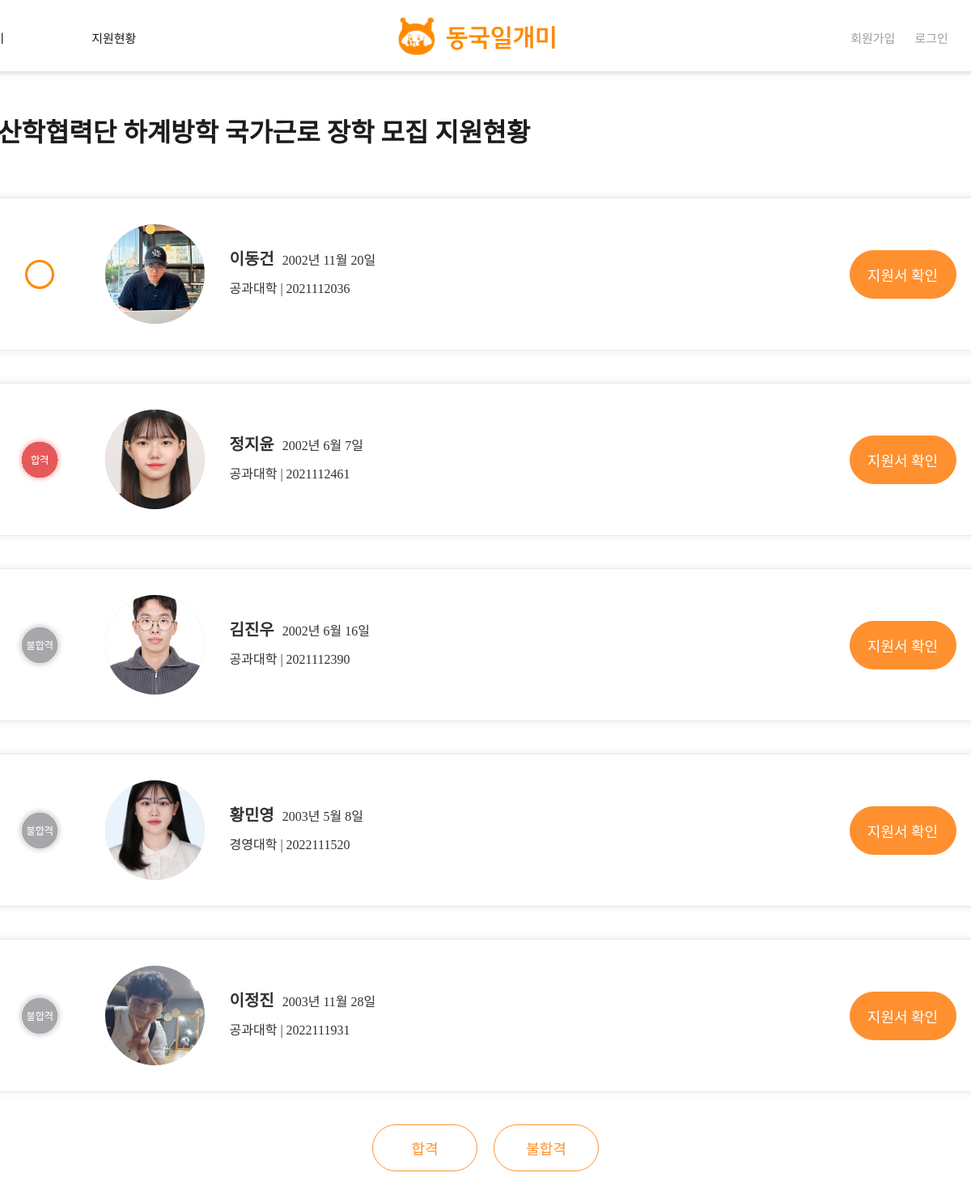
The app's page /users/staff-appslist/26, older data.
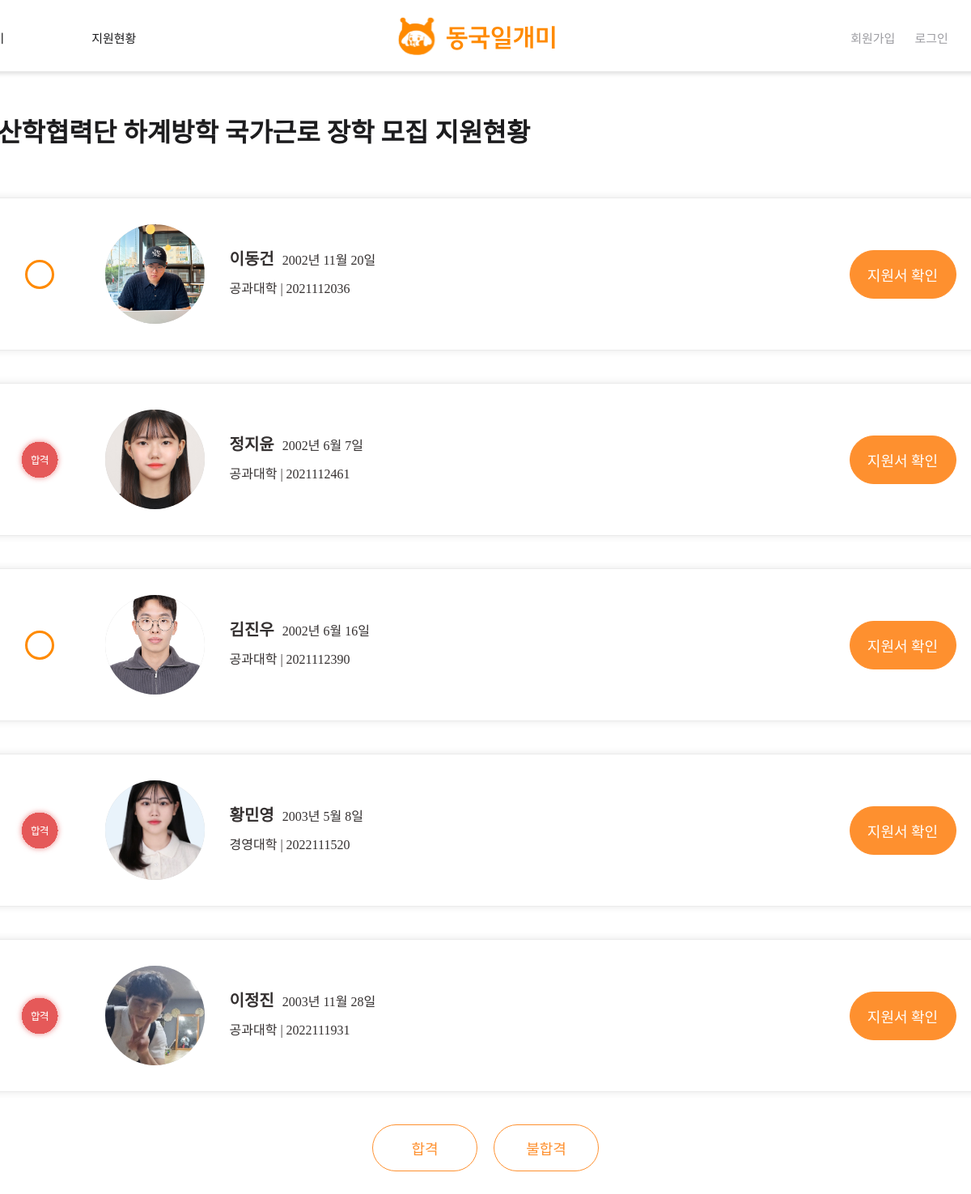
The same page, newer data.
### main/models.py (models this page shows, shortened)
class Post(models.Model):
    writer = models.ForeignKey(User, null=False, blank=False, on_delete=models.CASCADE)
    title = models.CharField(max_length=50)
    organization = models.CharField(max_length=50, null=True)
    department = models.CharField(max_length=50, null=True)
    is_income_bracket = models.PositiveIntegerField(null=False, default=0) #boolean
    start_date = models.DateField(null=True)
    end_date = models.DateField(null=True)
    deadline = models.DateField(null=True)
    day_left = models.IntegerField(null=True)
    place = models.CharField(max_length=50, blank=False)
    time = models.TextField(null=False)
    recruitment = models.PositiveIntegerField(default=0)
    wage = models.PositiveIntegerField(null=True, default=0)
    body = models.TextField()
    file = models.ImageField(upload_to="post/", blank=True, null=True)
    pub_date = models.DateTimeField()
    scrap = models.ManyToManyField(User, related_name='scraped', blank=True, default=None)
    scrap_count = models.PositiveIntegerField(default=0)
    applicated_count = models.PositiveIntegerField(default=0)

class Application(models.Model):
    post = models.ForeignKey(Post, null=False, related_name="applications", blank=False, on_delete=models.CASCADE)
    writer = models.ForeignKey(User, null=False, blank=False, on_delete=models.CASCADE)
    is_accepted = models.PositiveIntegerField(null=False, default=0)
    file = models.FileField(upload_to="application_file/", blank=True, null=True)

### accounts/models.py (models this page shows)
class Profile(models.Model):
    student_or_staff = models.CharField(max_length=20, blank=False)
    user = models.OneToOneField(User, on_delete=models.CASCADE)
    name = models.CharField(max_length=5, blank=False)
    GENDER_M = "male"
    GENDER_F = "female"
    GENDER_CHOICES = (
    	(GENDER_M, "Male"),
        (GENDER_F, "Female"),
    )
    gender = models.CharField(choices=GENDER_CHOICES, max_length=10, blank=True)
    birth = models.DateField(blank=False, null=True)
    photo = models.ImageField(upload_to="user_photo/", blank=True)
    department = models.CharField(max_length=20, blank=True)
    phone = models.CharField(max_length=20, blank=True)
    email = models.CharField(max_length=50, blank=False)
    student_number = models.CharField(max_length=10, blank=False)
    income = models.PositiveIntegerField(null=True, default=0)
    certification_student = models.FileField(upload_to="student_certification/", blank=True)
    certification_staff = models.FileField(upload_to="staff_certification/",blank=True)

### users/views.py (the view)
# urls.py: path('staff-appslist/<int:post_id>', staff_appslist, name="staff-appslist"),
def staff_appslist(request, post_id):
    post = get_object_or_404(Post, pk=post_id)
    applications = Application.objects.filter(post_id=post_id)
    return render(request, 'users/staff_appslist.html', {'applications': applications, 'post': post})

### users/templates/users/staff_appslist.html (shortened to what this page needs)
{% extends 'base.html' %}
{% load static %}
{% block content %}
<link
    rel="stylesheet"
    type="text/css"
    href="{% static 'css/users/staff_appslist.css'%}"
/>
<form action="{% url 'users:check-result' post.id %}" method="POST" enctype="multipart/form-data">
<div class="appslist">
    <div class="title">
        <div class="backBtn">
            <span id="word">{{post.organization}} {{post.title}} 지원현황</span>
        </div>
    </div>
    <div class="cardFrame">
        {% for app in applications %}
            <div class="card">
                <div class="cardPadding">
                    <div class="cardContent">
                            {% if app.is_accepted == 0 %}
                            <div class="fake">
                                <label for="checkbox{{ forloop.counter }}" class="custom-label"></label>
                            </div>
                        {% elif app.is_accepted == 1 %}
                            <div class="fake">
                                <img class="passFail" src="{% static 'images/icons/faillee.svg' %}" />
                            </div>
                        {% elif app.is_accepted == 2 %}
                            <div class="fake">
                                <img class="passFail" src="{% static 'images/icons/passlee.svg' %}" />
                            </div>
                        {% endif %}
                        <div class="img">
                            <div class="profileImage">
                                <img src="{{ app.writer.profile.photo.url }}" />
                            </div>
                        </div>
                        <div class="cardText">
                            <span class="ct"><span class="ct" id="bold">{{ app.writer.profile.name }}</span>{{app.writer.profile.birth}}</span>
                            <span class="ct">{{app.writer.profile.department}} | {{app.writer.profile.student_number}}</span>
                        </div>
                    </div>
                    <div class="cardBtnFrame">
                        <a href="{% url 'users:staff-studentappfile' post.id app.writer.id %}">
                            <div class="cardBtn">지원서 확인</div>
                        </a>
                    </div>
                </div>
            </div>
        {% endfor %}
        <div class="passfail">
            <button type="button" class="appBtn" id="pass">합격</button>
            <button type="button" class="appBtn" id="fail">불합격</button>
        </div>
    </div>
</div>
</form>
{% endblock %}

### project/templates/base.html (shortened to what this page needs)
<!DOCTYPE html>
{% load static %}
<html lang="ko">
  <head>
  </head>
  <body style="margin: 0px; overflow-x: hidden;">
    <div class="container">
      {% include 'shared/_topnav.html' %}
      <div class="baseContent">{% block content %} {% endblock %}</div>
    </div>
  </body>
</html>

### project/templates/shared/_topnav.html (shortened to what this page needs)
{% load static %}
<link
  rel="stylesheet"
  type="text/css"
  href="{% static 'css/shared/topnav.css'%}"
/>
<div class="screen">
  <div class="topnav">
    <div class="nav-1 header-font">
      <div class="div">
        <div class="nav-2">
          <a class="Caption" href="{% url 'main:mainlistpage' %}" id="arabogy">알아보기</a>
          {% if user.profile.student_or_staff == 'student' %}
            <a class="Caption" href="{% url 'users:student-myapplication' %}">지원현황</a>
          {% elif user.profile.student_or_staff == 'staff' %}
            <a class="Caption" href="{% url 'main:new-post' %}">게시하기</a>
          {% else %}
            <a class="Caption" href="{% url 'users:student-myapplication' %}">지원현황</a>
          {% endif %}
        </div>
        <a class="logo logo-font" href="{% url 'main:mainpage' %}">
          <img src="{% static 'images/logo.svg' %}" />
        </a>
        <div class="nav-3">
          {% if user.is_authenticated %}
          <a class="Caption" href="/accounts/logout/">로그아웃</a>
            {% if user.profile.student_or_staff == 'student' %}
            <a class="Caption" href="{% url 'users:student-mypage' %}">MY</a>
            {% elif user.profile.student_or_staff == 'staff' %}
            <a class="Caption" href="{% url 'users:staff-mypage' %}">MY</a>
            {% else %}
            <a class="Caption" href="{% url 'users:staff-mypage' %}">MY</a>
            {% endif %}
          {% else %}
          <ul class="nav-link-account">
          <a class="Caption gray" href="{% url 'accounts:signup-choose' %}">회원가입</a>
          <a class="Caption gray" href="{% url 'accounts:login' %}">로그인</a>
          </ul>
          {% endif %}
          <div>
            <button id="bell">
            </button>
          </div>
        </div>
      </div>
    </div>
  </div>
</div>

### project/static/css/shared/topnav.css (style rules this page uses)
.screen { display: flex; flex-direction: column; width: 100vw; height: 88px; align-items: center; justify-content: center; box-sizing: border-box; box-shadow: 0px 4px 4px 0px rgba(0, 0, 0, 0.10); }
@media screen and (max-width: 1300px) { .screen { display: flex; flex-direction: column; width: 1300px; height: 88px; align-items: flex-end; box-shadow: 0px 4px 4px 0px rgba(0, 0, 0, 0.10); } }
.topnav { display: flex; flex-direction: row; margin: 0 auto; margin-bottom: 1.75em; }
.topnav .nav-1 { display: flex; flex-direction: row; width: 73vw; min-width: 1300px; }
.nav-1 .nav-2 { display: flex; gap: 6.75em; margin-top: 2em; }
.topnav .div { display: flex; width: 100%; align-items: center; justify-content: space-between; position: relative; }
.topnav .logo { display:flex; align-items: center; justify-content: center; margin-top: 1em; }
.topnav .nav-3 { display: flex; align-items: center; gap:1.18em; margin-top:2em; }
.Caption { color: #1C1C1E; font-family: "SUITE Variable"; font-size: 15px; font-style: normal; font-weight: 550; line-height: normal; }
.nav-3 .nav-link-account { display:flex; gap:1.5em; }
.logo-font { color: #FF8A00; font-family: "SUITE Variable"; font-size: 28px; font-style: normal; font-weight: 700; line-height: normal; }
a { display: inline-block; white-space: nowrap; text-decoration-line: none; }
.gray { color: #9C9CA1; }
.screen, .topnav, .nav-1, .nav-2, .topnav .div, .topnav .logo, .topnav .nav-3, .nav-3 .nav-link-account { box-sizing: border-box; }
a { color: inherit; text-decoration: none; }
button { border: none; background-color: #FFF; }

### project/static/css/users/staff_appslist.css (style rules this page uses)
.appslist { display: flex; flex-direction: column; align-items: center; width: 73vw; min-width: 1300px; gap:60px; }
.title { display: flex; width: 100%; justify-content: flex-start; }
.backBtn { display: flex; width: 100%; justify-content: flex-start; align-items: center; gap: 30px; margin-top: 50px; }
#word { color: #1C1C1E; text-align: center; font-family: "SUITE Variable"; font-size: 32px; font-style: normal; font-weight: 700; line-height: normal; }
.cardFrame { display: flex; flex-direction: column; justify-content: center; align-items: center; gap:40px; width: 1263px; }
.card { display: flex; justify-content: center; align-items: center; min-width: 1263px; min-height: 187px; border-radius: 12px; border: 1px solid #EBEBEB; background: #FFF; box-shadow: 0px 0px 10px 0px rgba(0, 0, 0, 0.10); }
.cardPadding { width: 1163px; height: 127px; display: flex; justify-content: space-between; align-items: center; }
.cardContent { display: flex; justify-content: center; align-items: center; gap:31px; }
.img { display: flex; justify-content: center; align-items: center; margin-left: 20px; width: 123px; height: 123px; border-radius:50%; background-color: #D3D3D3; overflow: hidden; }
.img img { width: 123px; height: 127px;; object-fit: cover; object-position: center; }
.fake { display: flex; justify-content: center; width: 60px; }
.passFail { width: 60px; height:60px; }
.custom-label { display: inline-block; width: 30px; height: 30px; background-color: #ffffff; border: 3px solid #FF8A00; border-radius: 50%; position: relative; cursor: pointer; }
.cardText { display: flex; flex-direction: column; justify-content: center; text-align: left; }
.ct { color: #343030; font-family: "SUITE Variable"; font-size: 16px; font-style: normal; font-weight: 500; line-height: 35px; }
#bold { font-size: 20px; font-weight: 700; margin-right: 10px; }
.cardBtnFrame { display: flex; align-items: center; justify-content: center; }
.cardBtn { display: flex; width: 130px; height: 58px; justify-content: center; align-items: center; gap: 8px; border-radius: 30px; border: 1px solid #FE902F; background: #FE902F; color: #FFFDFB; text-align: center; font-family: "SUITE Variable"; font-size: 18px; font-style: normal; font-weight: 500; line-height: normal; }
.passfail { display: flex; justify-content: center; margin-bottom: 100px; gap:20px; }
.appBtn { display: flex; width: 130px; height: 58px; justify-content: center; align-items: center; border-radius: 30px; border: 1px solid #FE902F; background: #FFF; color: #FE902F; text-align: center; font-family: "SUITE Variable"; font-size: 18px; font-style: normal; font-weight: 500; line-height: normal; }

Row changes from the older to the newer data that the page shows:
changed Application "김진우": is_accepted 1 → 0 (drawn); is_accepted: picture removed
changed Application "황민영": is_accepted 1 → 2 (drawn); is_accepted: picture added; is_accepted: picture removed
changed Application "이정진": is_accepted 1 → 2 (drawn); is_accepted: picture added; is_accepted: picture removed
